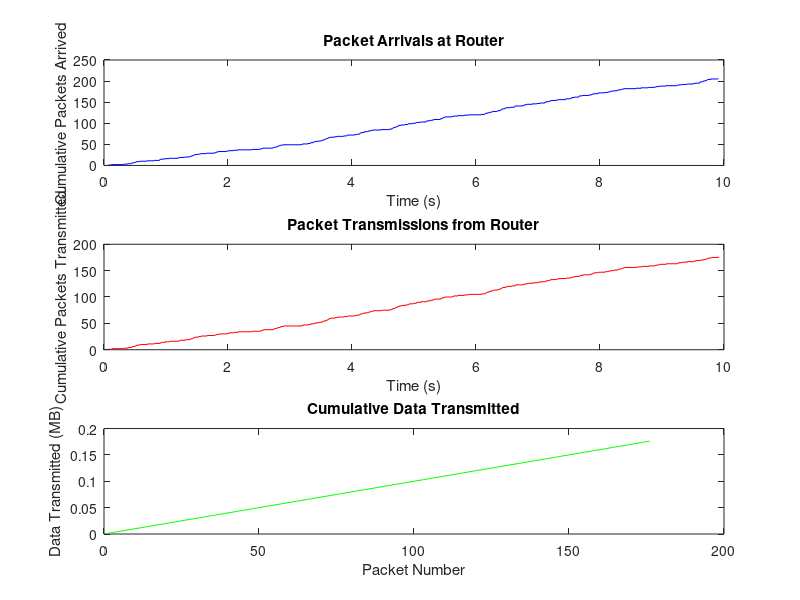

The MATLAB source for this figure:
% Network Parameters
B = 10e6;              % Bandwidth (bps)
packet_size = 1e3 * 8; % Packet size (bits)
Tp = 10e-3;            % Propagation delay (seconds)
queue_size = 50;       % Router queue capacity (packets)
simulation_time = 10;  % Total simulation time (seconds)
lambda = 20;           % Packet arrival rate (packets/second, Poisson)
% Initialize Variables
time = 0;                 % Simulation clock
queue = 0;                % Packets in the router queue
packets_arrived = 0;      % Total packets arrived
packets_dropped = 0;      % Total packets dropped
packets_sent = 0;         % Total packets sent
arrival_times = [];       % Packet arrival times
transmission_times = [];  % Packet transmission times
% Router and Host Simulation
transmission_start_time = 0; % Next possible transmission start time
packet_transmission_time = packet_size / B; % Time to transmit one packet
% Simulate Packet Arrival and Transmission
while time < simulation_time
    % Generate next packet arrival time using Poisson process
    inter_arrival_time = exprnd(1 / lambda);
    time = time + inter_arrival_time;
    if time > simulation_time
        break;
    end 
    % Packet arrives at the router
    packets_arrived = packets_arrived + 1;
    arrival_times(end + 1) = time;
    % Check if the queue is full
    if queue < queue_size
        queue = queue + 1;
    else
        packets_dropped = packets_dropped + 1;
    end
    % Process transmission
    if queue > 0 && time >= transmission_start_time
        queue = queue - 1; % Remove packet from the queue
        packets_sent = packets_sent + 1;
        transmission_start_time = time + packet_transmission_time + Tp; % Update next transmission time
        transmission_times(end + 1) = transmission_start_time;
    end
end
% Calculate Metrics
throughput = (packets_sent * packet_size) / simulation_time; % Throughput in bps
average_delay = mean(transmission_times - arrival_times(1:length(transmission_times))); % Average delay in seconds
packet_loss_rate = (packets_dropped / packets_arrived) * 100; % Packet loss percentage
% Display Results
fprintf('Throughput: %.2f Mbps\n', throughput / 1e6);
fprintf('Average Delay: %.2f ms\n', average_delay * 1e3);
fprintf('Packet Loss Rate: %.2f%%\n', packet_loss_rate);
% Plot Results
figure;
subplot(3, 1, 1);
stairs(arrival_times, 1:length(arrival_times), 'b');
xlabel('Time (s)');
ylabel('Cumulative Packets Arrived');
title('Packet Arrivals at Router');
subplot(3, 1, 2);
stairs(transmission_times, 1:length(transmission_times), 'r');
xlabel('Time (s)');
ylabel('Cumulative Packets Transmitted');
title('Packet Transmissions from Router');
subplot(3, 1, 3);
plot(1:length(transmission_times), cumsum(packet_size/8 * ones(size(transmission_times))) / 1e6, 'g');
xlabel('Packet Number');
ylabel('Data Transmitted (MB)');
title('Cumulative Data Transmitted');
